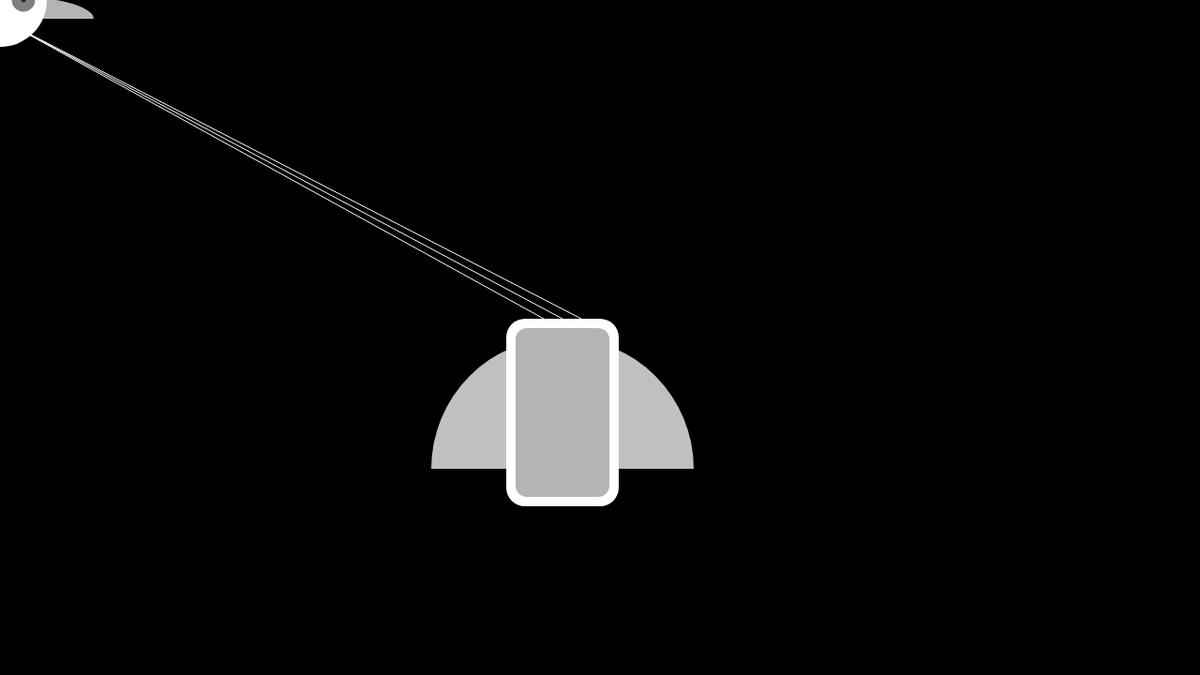
Frame 1 (no input)
Frame 60 (no input): identical to frame 1, image omitted
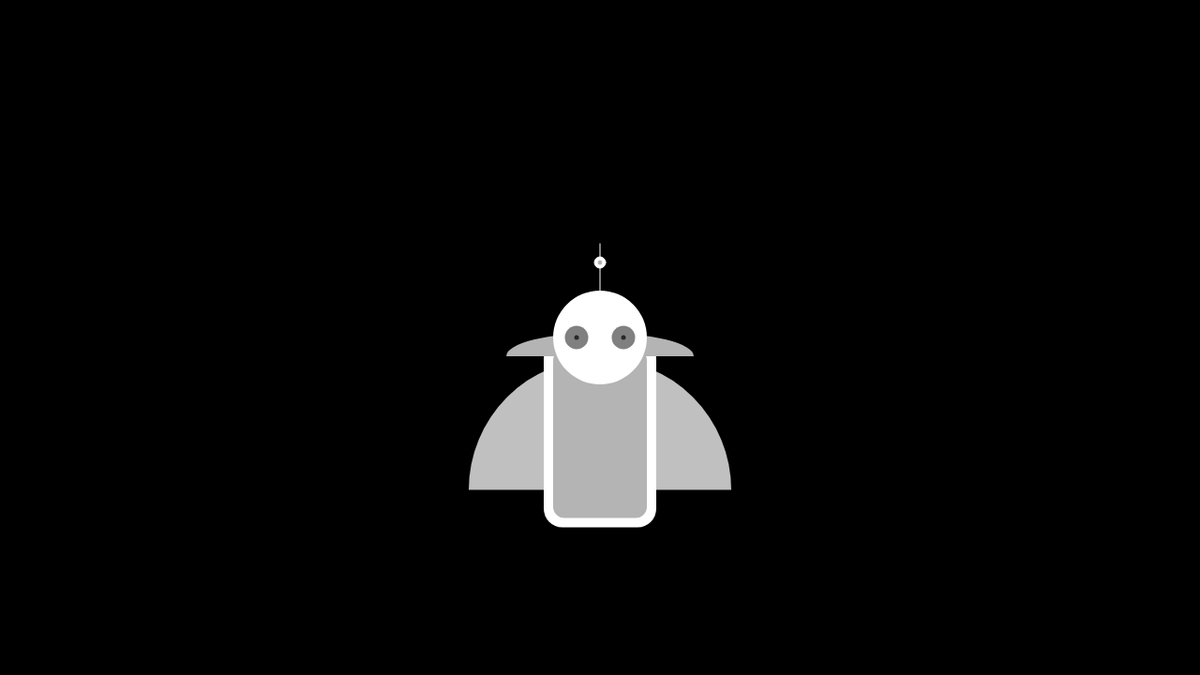
Frame 120 (the mouse pressed at the canvas centre since frame 60)

The p5.js sketch that drew these frames (run headless with seeded random() and noise() and a simulated clock; from frame 60 on, the mouse is pressed at the canvas centre):

// p5.js sketch
// ── sketch.js
  function preload(){
  // put preload code here
}

function setup() {
  // put setup ccode here
  createCanvas(1280,720);
}

function draw() {
  // put drawing
  background(0,0,0)
  // Neck

  stroke(255,255,255)
  line(580+pmouseX/16,pmouseY/16+340,pmouseX,pmouseY+20)

  stroke(255,255,255)
  line(600+pmouseX/16,pmouseY/16+340,pmouseX,pmouseY+20)

  stroke(255,255,255)
  line(620+pmouseX/16,pmouseY/16+340,pmouseX,pmouseY+20)
   // Antennas

   // Body
      noStroke();
      fill(192);
      arc(600+pmouseX/16, pmouseY/16+100+400, 280, 280, PI, TWO_PI);

      rectMode(CENTER);
      fill(255,255,255);
      rect(600+pmouseX/16,pmouseY/16+100+340,120,200,20);

      fill(180);
      rect(600+pmouseX/16,pmouseY/16+100+340,100,180,12);


   // Head
      // antennas
      stroke(255,255,255)
      line(pmouseX-0,pmouseY-100,pmouseX-0,pmouseY-10)

      fill(255,255,255)
      ellipse(pmouseX-0,pmouseY-80,12)

      fill(180)
      ellipse(pmouseX-0,pmouseY-80,6)

      // head wings
      noStroke();
      arc(pmouseX-0,pmouseY+20,200, 50, PI, TWO_PI);

      // white circle
      noStroke();
      fill(255,255,255)
      ellipse(pmouseX-0,pmouseY+0,100)
      // eye
      fill(128,128,128)
      ellipse(pmouseX-25,pmouseY,25)

      fill(128,128,128)
      ellipse(pmouseX+25,pmouseY,25)
      // pupils
      fill(40,40,40)
      ellipse(pmouseX-25,pmouseY,5)

      fill(40,40,40)
      ellipse(pmouseX+25,pmouseY,5)

}
